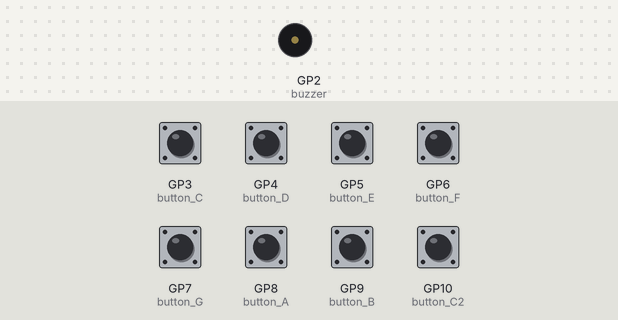
Recording of a program running on a simulated Raspberry Pi Pico running MicroPython. Parts: buzzer (waves = sounding). The test bench sets the inputs (shaded band); at power-on: GP3 (button_C), GP4 (button_D), GP5 (button_E), GP6 (button_F), GP7 (button_G), GP8 (button_A), GP9 (button_B), GP10 (button_C2) LOW.

Above: at 1.2 s.
1.3 s: GP3 (button_C) pulled HIGH for 0.15 s
At 1.37 s:
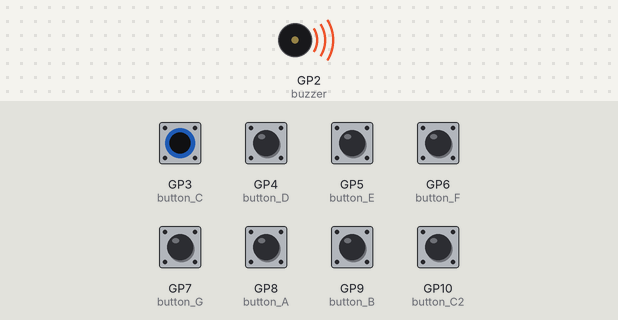
Timing chart, 0 to 4.3 s (numbered marks = the images above; inputs shaded):
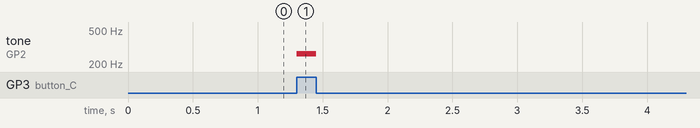

Measured:
- after the input at 1.3 s, tone on GP2 (buzzer): silent → 262 Hz at once, → silent 0.15 s later

The program:

piano.py
```python
from machine import Pin, PWM
from utime import sleep

buzzer = PWM(Pin(2, mode=Pin.OUT))
sound = 0
note = 262

# Setup keys
button_C = Pin(3, mode=Pin.IN, pull=Pin.PULL_DOWN)
button_D = Pin(4, mode=Pin.IN, pull=Pin.PULL_DOWN)
button_E = Pin(5, mode=Pin.IN, pull=Pin.PULL_DOWN)
button_F = Pin(6, mode=Pin.IN, pull=Pin.PULL_DOWN)
button_G = Pin(7, mode=Pin.IN, pull=Pin.PULL_DOWN)
button_A = Pin(8, mode=Pin.IN, pull=Pin.PULL_DOWN)
button_B = Pin(9, mode=Pin.IN, pull=Pin.PULL_DOWN)
button_C2 = Pin(10, mode=Pin.IN, pull=Pin.PULL_DOWN)

while True:
    sound = 32768

    if button_C.value(): note = 262
    elif button_D.value(): note = 294
    elif button_E.value(): note = 330
    elif button_F.value(): note = 349
    elif button_G.value(): note = 392
    elif button_A.value(): note = 440
    elif button_B.value(): note = 494
    elif button_C2.value(): note = 523
    else:
        sound = 0

    buzzer.freq(note)
    buzzer.duty_u16(sound)
```
